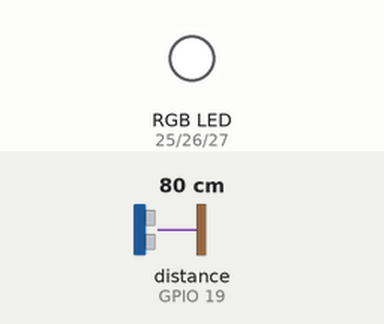
This sketch was run on a simulated ESP32. Parts: an RGB LED mixed from three pins (HIGH = lit). The test bench sets the inputs (shaded band); at power-on: distance to the obstacle (sensor on GPIO 19) 80 cm. The echo pulse lasts 58.3 µs per cm; WiFi joins after 1.5 s; servers stay silent unless stated; no MQTT or app messages arrive unless stated; pins used as bus, display or sensor lines are not drawn; what the sketch prints to the serial monitor is not drawn.

Above: at 2.7 s.
2.8 s: distance to the obstacle (sensor on GPIO 19) set to 22 cm
At 5.7 s:
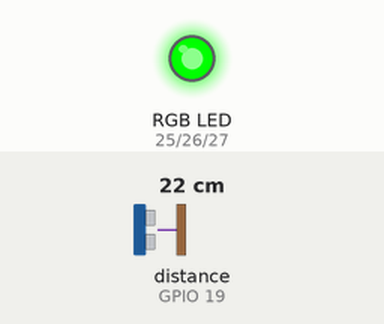
6.8 s: distance to the obstacle (sensor on GPIO 19) set to 19 cm
At 10.8 s:
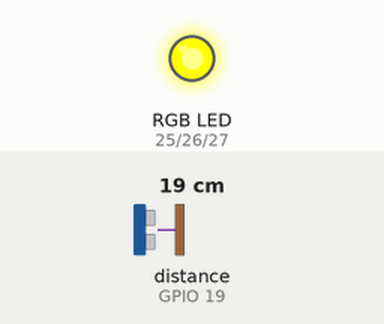
12.3 s: distance to the obstacle (sensor on GPIO 19) set to 7 cm
16.3 s: distance to the obstacle (sensor on GPIO 19) set to 4 cm
Timing chart, 0 to 19.3 s (numbered marks = the images above; inputs shaded):
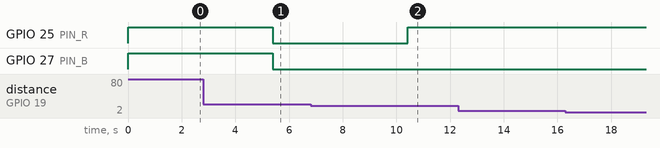

Measured:
- the behaviour switches between 21 and 20 cm on distance to the obstacle (sensor on GPIO 19) (found by bisection; images 1 and 2)
- after the input at 6.8 s, GPIO 25 (PIN_R): LOW → HIGH after 3.6 s
- after the input at 12.3 s, every drawn part: stays the same
- after the input at 16.3 s, every drawn part: stays the same

The sketch:

UltrasonicoLed.ino
```cpp
#include "WiFi.h"                     // Librería necesaria para el Wi-Fi del ESP32
#include "Adafruit_MQTT.h"
#include "Adafruit_MQTT_Client.h"

// ---------------------- CONFIGURACIÓN WI-FI ----------------------
#define WLAN_SSID   "ARTEFACTOS"
#define WLAN_PASS   "87654321"

// ---------------------- CONFIGURACIÓN ADAFRUIT IO ----------------------
#define AIO_SERVER      "io.adafruit.com"
#define AIO_SERVERPORT  1883
#define AIO_USERNAME    ""
#define AIO_KEY         ""           //(no la subas a repositorio)

// ---------------------- PINES ----------------------
// Asignados según la tabla de conexiones de la guía
#define TRIG_PIN  18
#define ECHO_PIN  19
#define PIN_R     25
#define PIN_G     26
#define PIN_B     27

// ---------------------- AJUSTES ----------------------
#define RGB_ANODO_COMUN  false
#define PWM_FREQ         5000
#define PWM_RES          8
#define INTERVALO_PUBLICAR_MS 5000  // Adafruit gratis limita los datos por minuto: no bajar de 4-5 s
#define DIST_CERCA_CM    5
#define DIST_MEDIA_CM    20

// ---------------------- CLIENTE MQTT Y FEED ----------------------
WiFiClient client;
Adafruit_MQTT_Client mqtt(&client, AIO_SERVER, AIO_SERVERPORT, AIO_USERNAME, AIO_KEY);

// Publish
Adafruit_MQTT_Publish feedDistancia = Adafruit_MQTT_Publish(&mqtt, AIO_USERNAME "/feeds/distancia");
// Subscribe
Adafruit_MQTT_Subscribe feedBoton = Adafruit_MQTT_Subscribe(&mqtt, AIO_USERNAME "/feeds/toogle");

// ---------------------- ESTADO ----------------------
float ultimaDistancia = -1;
unsigned long ultimoPublicar = 0;
unsigned long ultimoPing = 0;
bool ledEncendido = true;

// ---------------------- PROTOTIPOS ----------------------
void conectarWiFi();
void conectarMQTT();
float leerDistanciaCm();
float distanciaPromedio(int muestras);
void escribirRGB(uint8_t r, uint8_t g, uint8_t b);
void actualizarLED();

// =====================================================================
void setup() {
  Serial.begin(115200);
  delay(10);

  // Configuramos el pin TRIG como salida y ECHO como entrada
  pinMode(TRIG_PIN, OUTPUT);
  pinMode(ECHO_PIN, INPUT);

  ledcAttach(PIN_R, PWM_FREQ, PWM_RES);
  ledcAttach(PIN_G, PWM_FREQ, PWM_RES);
  ledcAttach(PIN_B, PWM_FREQ, PWM_RES);

  escribirRGB(255, 255, 255);

  mqtt.subscribe(&feedBoton);

  conectarWiFi();
}

// =====================================================================
void loop() {
  conectarMQTT();   // Mantiene la conexión con Adafruit (reconecta si se cae)

  Adafruit_MQTT_Subscribe *sub;

  while ((sub = mqtt.readSubscription(200))) {
    if (sub == &feedBoton) {
      const char *msg = (char *)feedBoton.lastread;

      ledEncendido = (strcmp(msg, "ON") == 0);

      Serial.print("Botón en Dashboard: ");
      Serial.println(msg);

      actualizarLED();
    }
  }

  if (millis() - ultimoPublicar >= INTERVALO_PUBLICAR_MS) {
    ultimoPublicar = millis();

    float d = distanciaPromedio(5);
    if (d > 0) {
      ultimaDistancia = d;
      Serial.print("Distancia: ");
      Serial.print(d, 1);
      Serial.println(" cm");

      if (!feedDistancia.publish(d)) {
        Serial.println("Error al publicar la distancia");
      }
    } else {
      Serial.println("Lectura fuera de rango o sin eco");
    }

    actualizarLED();
  }

  if (millis() - ultimoPing >= 30000) {
    ultimoPing = millis();
    mqtt.ping();
  }
}


// =====================================================================
//  ULTRASÓNICO HC-SR04
// =====================================================================
float leerDistanciaCm() {
  digitalWrite(TRIG_PIN, LOW);
  delayMicroseconds(2);
  digitalWrite(TRIG_PIN, HIGH);
  delayMicroseconds(10);
  digitalWrite(TRIG_PIN, LOW);

  // pulseIn espera a que el pin pase a estado ALTO (HIGH)
  long duracion = pulseIn(ECHO_PIN, HIGH, 30000);
  if (duracion == 0) return -1;   // no hubo eco

  // Fórmula estándar del sensor ultrasónico
  float distancia = (duracion * 0.0343) / 2;

  // Rango útil del sensor: 2 a 100 cm
  if (distancia < 2 || distancia > 100) return -1;
  return distancia;
}

// Promedia varias lecturas para reducir el ruido
float distanciaPromedio(int muestras) {
  float suma = 0;
  int validas = 0;
  for (int i = 0; i < muestras; i++) {
    float d = leerDistanciaCm();
    if (d > 0) { suma += d; validas++; }
    delay(40);   // espera entre mediciones para que no se mezclen los ecos
  }
  return (validas > 0) ? suma / validas : -1;
}

// =====================================================================
//  LED RGB
// =====================================================================
void escribirRGB(uint8_t r, uint8_t g, uint8_t b) {
  if (RGB_ANODO_COMUN) {
    r = 255 - r;  g = 255 - g;  b = 255 - b;
  }
  ledcWrite(PIN_R, r);
  ledcWrite(PIN_G, g);
  ledcWrite(PIN_B, b);
}

// El color debe cambiar solo según la última distancia leída.
void actualizarLED() {
  if (ultimaDistancia <= 0 || !ledEncendido) {
    escribirRGB(0, 0, 0); // Apagar LED si no hay lectura o si el botón del desafío está en OFF
    return;
  }
  if (ultimaDistancia <= DIST_CERCA_CM) {
    escribirRGB(255, 0, 0);       // Rojo: Objeto muy cerca
  } else if (ultimaDistancia <= DIST_MEDIA_CM) {
    escribirRGB(255, 255, 0);     // Amarillo: Objeto a distancia media
  } else {
    escribirRGB(0, 255, 0);       // Verde: Objeto lejos
  }
}

// =====================================================================
//  CONEXIONES
// =====================================================================
void conectarWiFi() {
  Serial.print("Conectando a "); Serial.println(WLAN_SSID);
  WiFi.begin(WLAN_SSID, WLAN_PASS);
  while (WiFi.status() != WL_CONNECTED) {
    delay(500);
    Serial.print(".");
  }
  Serial.println();
  Serial.print("WiFi conectado. IP: "); Serial.println(WiFi.localIP());
}

void conectarMQTT() {
  if (mqtt.connected()) return;

  Serial.print("Conectando a Adafruit IO... ");
  int8_t ret;
  uint8_t intentos = 3;
  while ((ret = mqtt.connect()) != 0) {
    Serial.println(mqtt.connectErrorString(ret));
    Serial.println("Reintentando en 5 segundos...");
    mqtt.disconnect();
    delay(5000);
    if (--intentos == 0) {
      Serial.println("No se pudo conectar. Reiniciando la ESP32...");
      ESP.restart();
    }

  }
  Serial.println("¡Conectado a Adafruit IO!");
}
```
